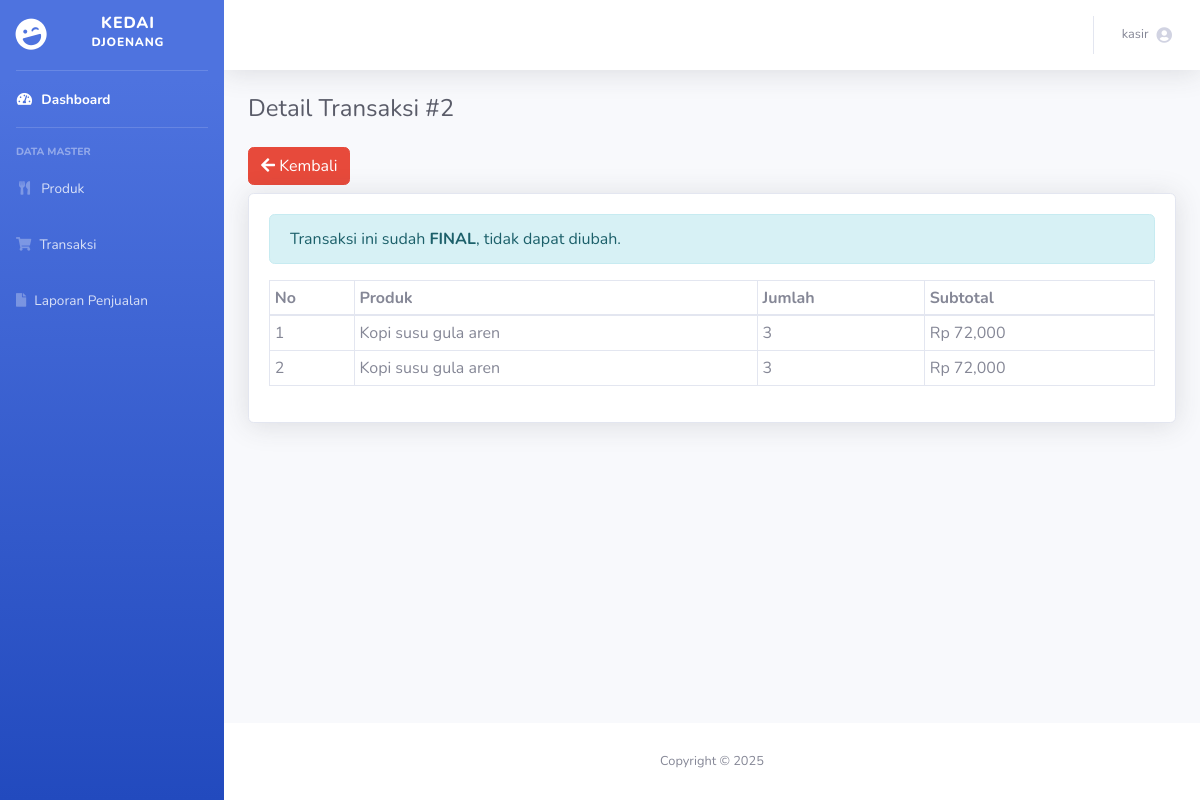
Screenshot of /detail_transaksi.php?id=2 (signed in) with the database file from the repository.
### tables this page shows
CREATE TABLE `detail_transaksi` (
  `ID_Detail` int(50) NOT NULL,
  `ID_Transaksi` int(50) DEFAULT NULL,
  `ID_Produk` int(50) DEFAULT NULL,
  `Jumlah` int(11) NOT NULL,
  `Subtotal` int(11) NOT NULL
);

CREATE TABLE `produk` (
  `ID_Produk` int(50) NOT NULL,
  `Nama_Produk` varchar(255) NOT NULL,
  `Harga` int(11) NOT NULL,
  `Kategori` varchar(100) DEFAULT NULL,
  `Gambar` text NOT NULL
);

### detail_transaksi.php (the view, shortened to what this page needs)
<?php include 'head.php'; ?>
<?php
include 'dbcon.php';
$id_transaksi = $_GET['id'];
$transaksi = $conn->query("SELECT * FROM transaksi WHERE ID_Transaksi = '$id_transaksi'")->fetch_assoc();
$status = $transaksi['Status'];
?>
<div class="container-fluid mt-4">
    <h1 class="h4 mb-4 text-gray-800">Detail Transaksi #<?= $id_transaksi; ?></h1>
    <a href="transaksi.php" class="btn btn-danger mb-2"><i class="fas fa-arrow-left"></i> Kembali</a>
    <div class="card shadow">
        <div class="card-body">
        <?php if ($status === 'Draft'): ?>
        <form method="post" class="mb-4">
            <div class="row">
                <div class="col-md-5">
                    <select name="id_produk" class="form-control" required>
                        <option value="">Pilih Produk</option>
                        <?php
                        $produk = $conn->query("SELECT * FROM produk p JOIN stok_barang s ON p.ID_Produk = s.ID_Produk");
                        while ($row = $produk->fetch_assoc()):
                        ?>
                        <option value="<?= $row['ID_Produk']; ?>">
                            <?= $row['Nama_Produk']; ?> - Stok: <?= $row['Jumlah_Stok']; ?> - Rp<?= number_format($row['Harga']); ?>
                        </option>
                        <?php endwhile; ?>
                    </select>
                </div>
                <div class="col-md-3">
                    <input type="number" name="jumlah" class="form-control" placeholder="Jumlah" min="1" required>
                </div>
                <div class="col-md-2">
                    <button type="submit" name="tambah_detail" class="btn btn-success">Tambah</button>
                </div>
            </div>
            <?php if (isset($error)): ?>
                <div class="text-danger mt-2"><?= $error; ?></div>
            <?php endif; ?>
        </form>
        <?php else: ?>
            <div class="alert alert-info">Transaksi ini sudah <strong>FINAL</strong>, tidak dapat diubah.</div>
        <?php endif; ?>
        <table class="table table-bordered table-sm">
            <thead>
                <tr>
                    <th>No</th>
                    <th>Produk</th>
                    <th>Jumlah</th>
                    <th>Subtotal</th>
                </tr>
            </thead>
            <tbody>
                <?php
                $no = 1;
                $detail = $conn->query("SELECT dt.*, p.Nama_Produk FROM detail_transaksi dt
                                        JOIN produk p ON dt.ID_Produk = p.ID_Produk
                                        WHERE dt.ID_Transaksi = '$id_transaksi'");
                while ($row = $detail->fetch_assoc()):
                ?>
                <tr>
                    <td><?= $no++; ?></td>
                    <td><?= $row['Nama_Produk']; ?></td>
                    <td><?= $row['Jumlah']; ?></td>
                    <td>Rp <?= number_format($row['Subtotal']); ?></td>
                </tr>
                <?php endwhile ?>
            </tbody>
        </table>
    </div>
    </div>
    </div>
<?php include 'footer.php'; ?>

### rows the page displays
detail_transaksi: ID_Produk.Nama_Produk "Kopi susu gula aren", Jumlah "3", Subtotal "72,000"
detail_transaksi: ID_Produk.Nama_Produk "Kopi susu gula aren", Jumlah "3", Subtotal "72,000"

### other values shown
$_SESSION['USERNAME'] "kasir"
$id_transaksi "2"
